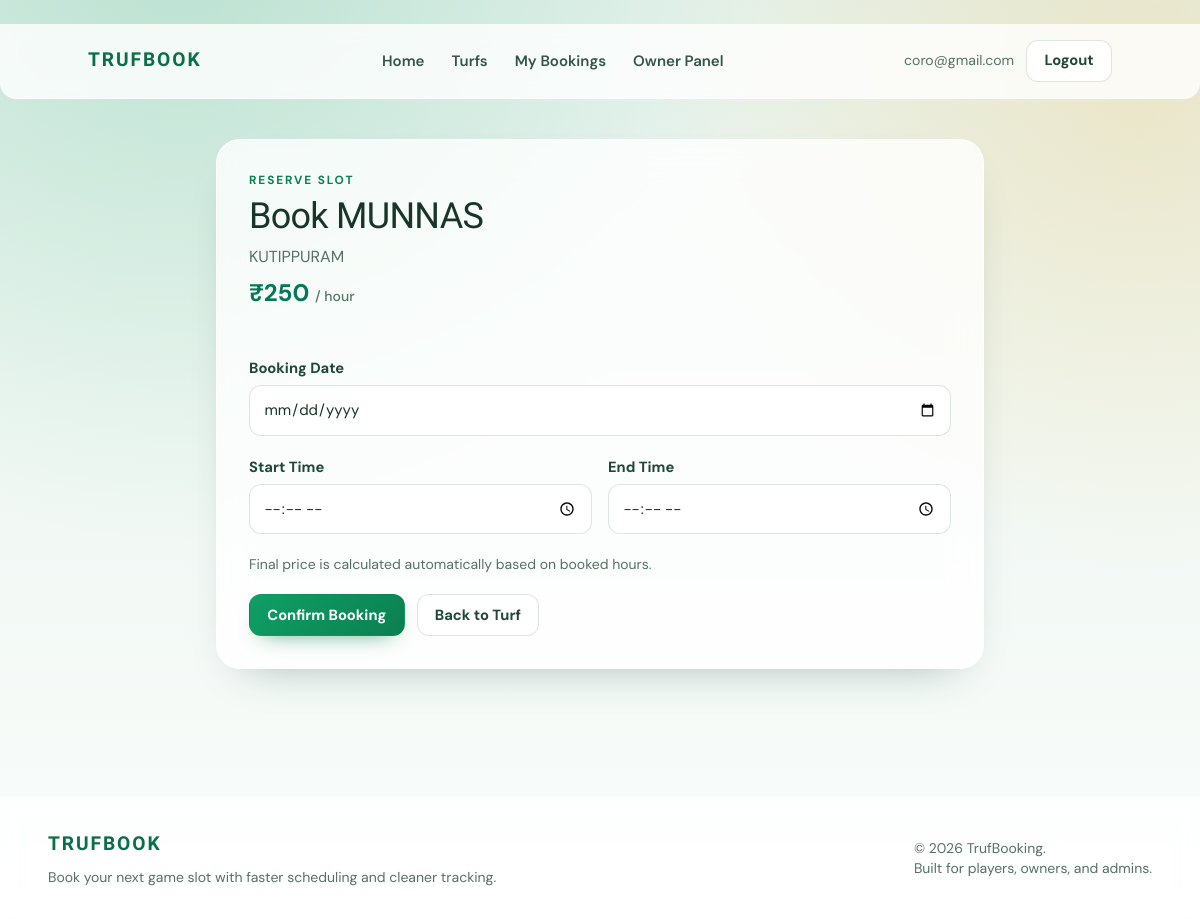
Screenshot of /booking/7/ (signed in) with the database file from the repository.
### user/models.py (models this page shows, shortened)
class User(AbstractUser):
    username = None
    email = models.EmailField(unique=True , max_length=256, error_messages={'unique':'email already exists,'})
    is_customer = models.BooleanField(default=False)
    is_agent = models.BooleanField(default=False)
    is_manager = models.BooleanField(default=False)
    USERNAME_FIELD = 'email'
    REQUIRED_FIELDS = []
    objects = Usermanager()
    class Meta:
        db_table = 'users_user'
        verbose_name = 'User'
        verbose_name_plural = "Users"
        ordering = ['-id']

### web/models.py (models this page shows, shortened)
class Turf(models.Model):
    owner = models.ForeignKey(User,on_delete=models.CASCADE,related_name="turfs")
    category = models.ForeignKey(Sports_Category, on_delete=models.CASCADE)
    name = models.CharField(max_length=255)
    location = models.CharField(max_length=255)
    price = models.IntegerField()
    image = models.ImageField(upload_to='turfs/')
    description = models.CharField(max_length=500)
    class Meta:
        ordering = ['-id']
        verbose_name = "Turf"
        verbose_name_plural = "Turfs"

### web/views.py (the view, shortened to what this page needs)
@login_required(login_url='/login/')
def booking(request, id):
    turf = get_object_or_404(Turf, id=id)
    return render(request, "web/booking.html", {"turf": turf})

### templates/web/booking.html (shortened to what this page needs)
﻿{% extends 'base/web-base.html' %}
{% block container %}
{% include 'includes/header.html' %}
<main class="site-shell py-10">
    <section class="max-w-3xl mx-auto surface-panel p-6 md:p-8 space-y-6">
        <div>
            <span class="eyebrow">Reserve Slot</span>
            <h1 class="page-title mt-2">Book {{ turf.name }}</h1>
            <p class="muted mt-2">{{ turf.location }}</p>
            <p class="text-2xl font-bold text-emerald-700 mt-2">&#8377;{{ turf.price }} <span class="text-sm font-medium muted">/ hour</span></p>
        </div>
        <form method="POST" class="form-shell space-y-5">
            <div>
                <label for="booking-date" class="form-label">Booking Date</label>
                <input id="booking-date" type="date" name="date" required>
            </div>
            <div class="grid md:grid-cols-2 gap-4">
                <div>
                    <label for="start-time" class="form-label">Start Time</label>
                    <input id="start-time" type="time" name="start_time" required>
                </div>
                <div>
                    <label for="end-time" class="form-label">End Time</label>
                    <input id="end-time" type="time" name="end_time" required>
                </div>
            </div>
            <p class="text-sm muted">Final price is calculated automatically based on booked hours.</p>
            <div class="flex flex-wrap gap-3">
                <button type="submit" class="btn btn-primary">Confirm Booking</button>
                <a href="{% url 'web:single_turf' turf.id %}" class="btn btn-ghost">Back to Turf</a>
            </div>
        </form>
    </section>
</main>
{% include 'includes/footer.html' %}
{% endblock %}

### templates/includes/header.html (shortened to what this page needs)
﻿{% load static %}
<header class="sticky top-0 z-40 border-b border-white/70 bg-white/80 backdrop-blur rounded-b-2xl">
    <div class="site-shell max-w-5xl py-4 flex items-center justify-between gap-4">
        <a href="{% url 'web:index' %}" class="brand-mark">TRUFBOOK</a>
        <nav class="hidden lg:flex items-center gap-1">
            <a href="{% url 'web:index' %}" class="top-nav-link">Home</a>
            <a href="{% url 'web:turf_list' %}" class="top-nav-link">Turfs</a>
            {% if request.user.is_authenticated %}
            <a href="{% url 'web:my_bookings' %}" class="top-nav-link">My Bookings</a>
            {% endif %}
            {% if request.user.is_authenticated and request.user.is_agent %}
            <a href="{% url 'web:owner_dashboard' %}" class="top-nav-link">Owner Panel</a>
            {% endif %}
        </nav>
        <div class="hidden lg:flex items-center gap-3">
            {% if request.user.is_authenticated %}
            <span class="user-email">{{ request.user.email }}</span>
            <a href="{% url 'web:logout' %}" class="btn btn-ghost">Logout</a>
            {% else %}
            <a href="{% url 'web:login' %}" class="btn btn-ghost">Login</a>
            <a href="{% url 'web:register' %}" class="btn btn-primary">Create Account</a>
            {% endif %}
        </div>
    </div>
</header>

### static/css/ui.css (style rules this page uses)
* { box-sizing: border-box; }
html, body { margin: 0; padding: 0; }
body { min-height: 100vh; font-family: "DM Sans", sans-serif; color: var(--text); background: radial-gradient(circle at 15% -5%, rgba(15, 159, 102, 0.2) 0%, transparent 42%), radial-gradient(circle at 95% 10%, rgba(245, 159, 11, 0.16) 0%, transparent 34%), linear-gradient(180deg, var(--bg-soft) 0%, var(--bg) 42%, #f9fcfb 100%); }
h1, h2, h3, h4, h5, h6 { margin: 0; font-family: "Sora", sans-serif; letter-spacing: -0.02em; }
p { margin: 0; }
a { text-decoration: none; color: inherit; transition: all 0.2s ease; }
.site-shell { width: min(1120px, 92vw); margin-inline: auto; }
.surface-panel { background: var(--surface-soft); border: 1px solid rgba(255, 255, 255, 0.75); border-radius: 24px; box-shadow: var(--shadow); backdrop-filter: blur(16px); }
.page-title { font-size: clamp(1.75rem, 3vw, 2.6rem); line-height: 1.1; }
.eyebrow { display: inline-block; font-size: 0.74rem; letter-spacing: 0.16em; text-transform: uppercase; font-weight: 700; color: var(--primary-dark); }
.muted { color: var(--muted); }
.brand-mark { font-family: "Sora", sans-serif; font-size: 1.2rem; letter-spacing: 0.1em; text-transform: uppercase; font-weight: 800; color: #0a6f48; }
.top-nav-link { padding: 0.45rem 0.72rem; border-radius: 10px; color: #335548; font-weight: 600; font-size: 0.94rem; }
.user-email { font-size: 0.88rem; color: var(--muted); }
.btn { display: inline-flex; align-items: center; justify-content: center; gap: 0.45rem; border: 1px solid transparent; border-radius: 12px; font-size: 0.92rem; font-weight: 700; line-height: 1; padding: 0.78rem 1.08rem; cursor: pointer; }
.btn-primary { color: #ffffff; background: linear-gradient(135deg, var(--primary), var(--primary-dark)); box-shadow: 0 10px 22px -14px rgba(11, 127, 81, 0.9); }
.btn-ghost { color: #1f4637; border-color: var(--line); background: rgba(255, 255, 255, 0.85); }
.form-shell label, .form-label { display: block; margin-bottom: 0.4rem; font-weight: 700; color: #1f4637; font-size: 0.92rem; }
.form-shell input[type="text"], .form-shell input[type="email"], .form-shell input[type="password"], .form-shell input[type="number"], .form-shell input[type="date"], .form-shell input[type="time"], .form-shell input[type="file"], .form-shell select, .form-shell textarea { width: 100%; border-radius: 12px; border: 1px solid var(--line); background: rgba(255, 255, 255, 0.9); color: var(--text); padding: 0.74rem 0.84rem; outline: none; font-family: "DM Sans", sans-serif; font-size: 0.94rem; }

### rows the page displays
User: user.email "coro@gmail.com"
Turf: name "MUNNAS", location "KUTIPPURAM", price "250"
